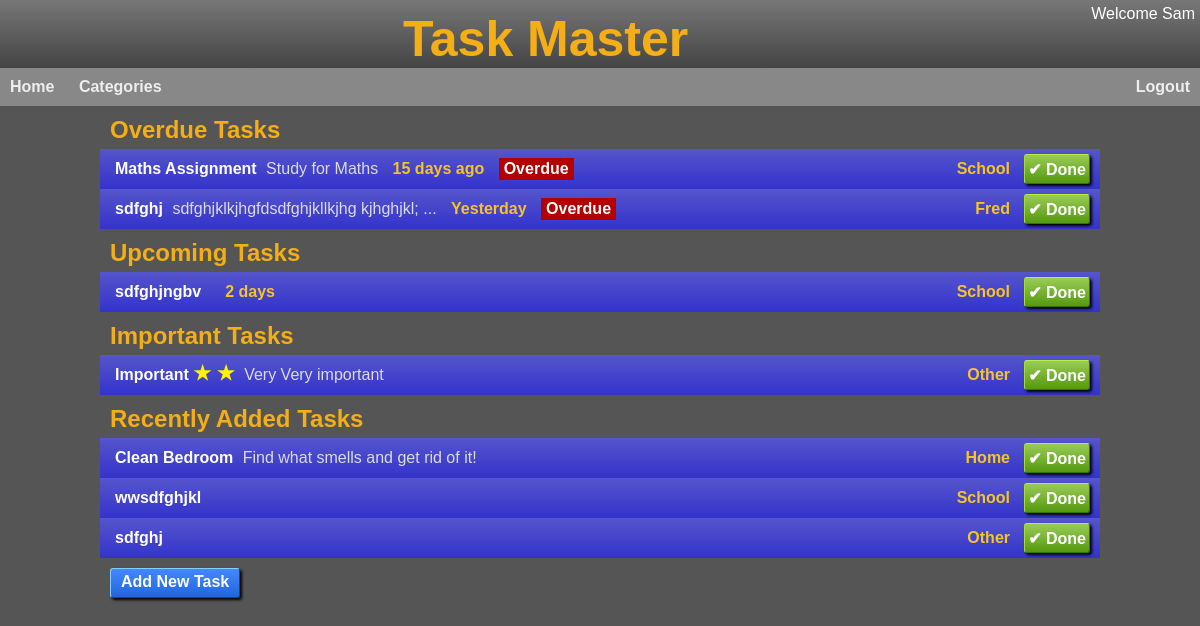
The app's page /index (signed in) with its own data.
### app/models/user.py (models this page shows, shortened)
class User(UserMixin, db.Model):
  id = db.Column(db.Integer, primary_key=True)
  username = db.Column(db.String(32), index=True, unique=True)
  display_name = db.Column(db.String(32))
  school_id = db.Column(db.Integer)
  access = db.Column(db.Integer, default=ACCESS['basic'])
  email = db.Column(db.String(120), index=True, unique=True)
  email_verified = db.Column(db.Integer)
  password_hash = db.Column(db.String(128))
  last_seen = db.Column(db.DateTime)
  created_at = db.Column(db.DateTime, default=db.func.datetime('now')) #default=db.func.utc_timestamp())
  last_modified = db.Column(db.DateTime, default=db.func.datetime('now'), onupdate=db.func.datetime('now')) #, default=db.func.utc_timestamp(), onupdate=db.func.utc_timestamp())
  tasks = db.relationship('Task', backref='user', lazy=True)
  def update_last_seen(self):
    last_seen = self.last_seen if self.last_seen else datetime.fromtimestamp(0)
    if (datetime.utcnow() - last_seen).total_seconds() > 600:  # More than 10 minutes ago
     self.last_seen = datetime.utcnow()
     db.session.commit()

### app/models/task.py (models this page shows, shortened)
class Task(db.Model):
  id = db.Column(db.Integer, primary_key=True)
  user_id = db.Column(db.Integer, db.ForeignKey('user.id'))
  name = db.Column(db.String(32))
  description = db.Column(db.String(250))
  category = db.Column(db.String(10))
  priority = db.Column(db.Integer,default=P_LOW)
  status = db.Column(db.Integer,default=STS_NEW)
  due_by = db.Column(db.DateTime)
  created_at = db.Column(db.DateTime, default=db.func.datetime('now'))
  def is_outstanding(self):
    return self.status < STS_COMPLETED
  def is_completed(self):
    return self.status == STS_COMPLETED
  def is_important(self):
    if self.priority and self.priority > P_LOW:
      return True
  def is_overdue(self):
    if self.is_completed():
      return False
    else:
      return self.due_by and self.due_by.date() < datetime.date.today()
  def is_coming_up(self):
    if self.is_completed():
      return False
    else:
      next_week = datetime.date.today() + datetime.timedelta(days=7)
      return self.due_by and self.due_by.date() < next_week
  def is_recently_added(self):
    last_week = datetime.date.today() - datetime.timedelta(days=7)
    return self.created_at and self.created_at.date() > last_week
  def priority_str(self):
    priority = self.priority or 0
    if priority >= 0 and priority < len(PRIORITY_STRS):
      return PRIORITY_STRS[priority]
    return ''
  def status_str(self):
    if self.status == STS_COMPLETED:
      return 'Completed'
    return 'Outstanding'
  def short_desc(self):
    desc = self.description
    if len(desc) > 40:
      desc = desc[:37] + " ..."
    return desc

### app/main/main_routes.py (the view)
@bp.route('/')
@bp.route('/index')
def home():
    if not current_user.is_authenticated:
      return redirect(url_for('.login'))
    tasks = Task.query.filter_by(user_id=current_user.id).order_by(text('due_by is null, due_by')).all()
    overdue_tasks = []
    upcoming_tasks = []
    important_tasks = []
    recently_added_tasks = []
    for task in tasks:
      if task.is_overdue():
        overdue_tasks.append(task)
      elif task.is_coming_up():
        upcoming_tasks.append(task)
      elif task.is_important() and task.is_outstanding():
        important_tasks.append(task)
      elif task.is_recently_added() and task.is_outstanding():
        recently_added_tasks.append(task)
    return render_template('index.html', title='Home',
    upcoming_tasks=upcoming_tasks, overdue_tasks=overdue_tasks, important_tasks=important_tasks, recently_added_tasks=recently_added_tasks)

### app/main/__init__.py (called while the page is built)
def init_app(app):
    app.register_blueprint(bp)
    app.register_error_handler(403, error_forbidden)
    app.jinja_options['finalize'] = lambda x: x if x is not None else '' #prevent Jinja from printing None
    login.login_view = 'main.login'
    login.init_app(app)
    @app.context_processor
    def inject_default_template_variables():
         return dict(h=helpers)
    @app.before_request
    def update_last_seen():
      if current_user.is_authenticated:
        current_user.update_last_seen()

### app/models/user.py (called while the page is built)
@login.user_loader
def load_user(id):
  return User.query.get(int(id))

### app/utils/helpers.py (called while the page is built)
def pluralise(word, cnt, suffix="s"):
  n = int(cnt)
  if n == 1 or n == -1:
    return(word)
  else:
    return(word+suffix)

def fmt_date(dt):
  if not isinstance(dt, datetime.datetime):
    return ''
  return dt.strftime("%d %b %y")

def fmt_date_daysuntil(date):
  if not isinstance(date, datetime.datetime):
    return ''
  try:
    diff = date.date() - datetime.date.today()
    days = int(diff.total_seconds() / (60*60*24))
  except Exception as e:
    return('')
  days_str = pluralise('day', days)
  if days < -1:
    return f"{-days} {days_str} ago"
  if days == -1:
    return 'Yesterday'
  if days == 0:
    return 'Today'
  if days == 1:
    return 'Tomorrow'
  return f"{days} {days_str}"

### app/templates/index.html
{% extends "base.html" %}
{% block head %}
  <link rel="stylesheet" href="{{ url_for('static', filename='tasks.css') }}">
{% endblock %}
{% block content %}
  <h2>Overdue Tasks</h2>
  {% if overdue_tasks %}
    {% with tasks=overdue_tasks %}
      {% include '_task_list.html' %}
    {% endwith %}
  {% else %}
    <p class="no-tasks">You curently have no overdue tasks</p>
  {% endif %}
  <h2>Upcoming Tasks</h2>
  {% if upcoming_tasks %}
    {% with tasks=upcoming_tasks %}
      {% include '_task_list.html' %}
    {% endwith %}
  {% else %}
    <p class="no-tasks">You curently have no upcoming tasks</p>
  {% endif %}
  <h2>Important Tasks</h2>
  {% if important_tasks %}
    {% with tasks=important_tasks %}
      {% include '_task_list.html' %}
    {% endwith %}
  {% else %}
    <p class="no-tasks">You curently have no important tasks</p>
  {% endif %}
  <h2>Recently Added Tasks</h2>
  {% if recently_added_tasks %}
    {% with tasks=recently_added_tasks %}
      {% include '_task_list.html' %}
    {% endwith %}
  {% else %}
    <p class="no-tasks">You curently have no recently added tasks</p>
  {% endif %}
  <div class="actions">
    <a href="{{ url_for('main.new_task') }}">Add New Task</a>
  </div>
{% endblock %}

### app/templates/base.html (shortened to what this page needs)
 <!DOCTYPE html>
<html xmlns="http://www.w3.org/1999/xhtml" lang="en" xml:lang="en">
  <head>
    <link rel="stylesheet" href="{{ url_for('static', filename='base.css') }}">
    {% block head %}{% endblock %}
  </head>
  <body>
    {% include '_header.html' %}
    <div id="page">
      {% block content %}{% endblock %}
    </div>
   </body>
</html>

### app/templates/_header.html
<div id="header">
  <div id="userinfo">
    {% if current_user.is_authenticated %}
      <div id="user">Welcome {{current_user.display_name }}</div>
    {% endif %}
  </div>
  <span class="title">Task Master</span>
</div>
<div id="menubar">
  <ul>
    {% if not current_user.is_anonymous %}
      <li><a href="{{ url_for('.home') }}">Home</a></li>
      <li><a href="{{ url_for('.category_tasks', category='All') }}">Categories</a></li>
      <li class="right"><a href="{{ url_for('main.logout') }}">Logout</a></li>
    {% endif %}
  </ul>
</div>

### app/templates/_task_list.html (shortened to what this page needs)
<div class="tasks">
    {% for task in tasks %}
      <a class="task sts-{{task.status}}" onclick="toggle_details('{{ task.id }}')">
        <div class="task-info">
          <div class="task-name">
            {{ task.name }}
          </div>
          {% if task.priority and task.priority > 0 %}
            <div class="task-priority p-{{task.priority}}">
              &#9733;
              {% if task.priority and task.priority > 1 %}
              &#9733;
              {% endif %}
            </div>
          {% endif %}
          <div class="task-description">
            {{ task.short_desc() }}
          </div>
          {% if task.is_outstanding() %}
            <div class="task-due">
              {{ h.fmt_date_daysuntil(task.due_by) }}
            </div>
          {% endif %}
          {% if task.is_overdue() and task.is_outstanding() %}
          <div class="task-overdue">
            Overdue
          </div>
        {% endif %}
        </div>
        <div class="task-category">
          {{ task.category or 'Other' }}
        </div>
        <div class="task-btns">
          {% if task.is_outstanding() %}
            <form action="{{ url_for('main.complete_task', id=task.id) }}" method="POST">
              <input class="done" type="submit" value="&#x2714 Done">
            </form>
          {% endif %}
        </div>
      </a>
    {% endfor %}
  </div>

### app/static/base.css (style rules this page uses)
* { margin: 0px; padding: 0px; box-sizing: border-box; }
body { color: #fff; background: #555; font-family: Arial, Helvetica, sans-serif; }
#header { overflow: hidden; background: linear-gradient(#777, #444); text-align: center; }
#header .title { color: rgb(244, 174, 22); font-family: Arial, Helvetica, sans-serif; font-weight: bold; font-size: 50px; display: inline-block; margin-top: 10px; }
h2 { color: rgb(244, 174, 22); }
#userinfo { float:right; text-align:right; margin-top: 5px; margin-right: 5px; }
#menubar { font-family: Arial, Helvetica, sans-serif; font-weight: bold; color: #eee; background: #888; }
#menubar ul { list-style-type: none; overflow: hidden; margin: 0; padding: 0; }
#menubar li { display: inline-block; padding: 10px 0px; text-align: center; }
#menubar li.right { float: right; }
#menubar li a { text-decoration: none; padding: 10px 10px; color: #eee; }
#page { max-width: 1000px; margin: auto; }

### app/static/tasks.css (style rules this page uses)
.tasks { flex: 1; }
.task { min-height: 40px; display: flex; align-items: center; background:#666; }
h2 { padding-top: 10px; padding-bottom: 5px; margin-left: 10px; }
.task { background: linear-gradient(#55c,#33c); }
.task-info { padding-left: 10px; flex: 1; }
.task-priority { display: inline-block; font-size:20px ; color: #00eeff; }
.task-priority.p-2 { color: #fff200; font-weight: bold; }
.task-name { display: inline-block; padding-left: 5px; color: #fff; font-weight: bold; }
.task-description { display: inline-block; padding-left: 5px; padding-top: 5px; padding-bottom: 5px; color: #dcdcdc; }
.task-due { display: inline-block; margin-right: 10px; margin-left: 10px; color: #f6c525; font-weight: bold; }
.task-overdue { color: white; font-weight: bold; background-color: rgb(179, 0, 0); display: inline-block; padding: 2px 5px; }
.task-category { margin-right: 10px; color: #f6c525; font-weight: bold; padding-left: 10px; text-align: right; }
.task-btns { min-width: 80px; padding-right: 5px; }
.task-btns form { display: inline; float: right; margin-right: 5px; }
.task-btns input[type=submit] { display: inline-block; font: inherit; font-size: 16px; font-weight: bold; padding: 0px 3px; height: 30px; border-radius: 3px; border-top: 1px solid #be4; border-left: 1px solid #ad3; border-right: 1px solid #370; border-bottom: 1px solid #370; background: #7a3; background: linear-gradient(#9c5, #591); box-shadow: rgba(0,0,0,1) 2px 2px 3px; text-align: center; color: #fff; }
a.task { text-decoration: none; }
.actions { margin-top: 10px; margin-left: 10px; }
.actions a, .actions input[type=submit] { text-decoration: none; display: inline-block; font: inherit; font-size: 16px; font-weight: bold; padding: 4px 10px; min-width: 80px; height: 30px; border-radius: 3px; border-top: 1px solid #8cf; border-left: 1px solid #8cf; border-right: 1px solid #04b; border-bottom: 1px solid #04b; background: linear-gradient(#48f, #26d); box-shadow: rgba(0,0,0,1) 2px 2px 3px; text-align: center; color: #fff; vertical-align: top; }

### records on screen
User: display_name "Sam"
Task: name "Maths Assignment", short_desc "Study for Maths", fmt_date_daysuntil "15 days ago", status "Overdue", category "School"
Task: name "sdfghj", short_desc "sdfghjklkjhgfdsdfghjkllkjhg kjhghjkl; ...", fmt_date_daysuntil "Yesterday", status "Overdue", category "Fred"
Task: name "sdfghjngbv", fmt_date_daysuntil "2 days", category "School"
Task: name "Important", short_desc "Very Very important", category "Other"
Task: name "Clean Bedroom", short_desc "Find what smells and get rid of it!", category "Home"
Task: name "wwsdfghjkl", category "School"
Task: name "sdfghj", category "Other"
